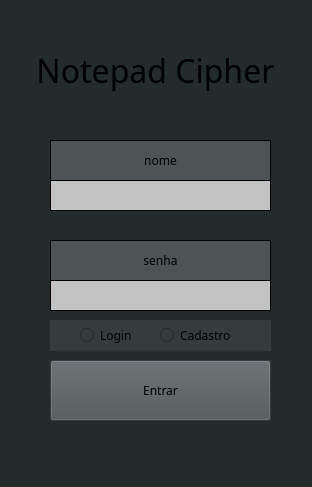
<?xml version="1.0" encoding="UTF-8"?>
<ui version="4.0">
 <class>MainWindow</class>
 <widget class="QMainWindow" name="MainWindow">
  <property name="geometry">
   <rect>
    <x>0</x>
    <y>0</y>
    <width>312</width>
    <height>487</height>
   </rect>
  </property>
  <property name="minimumSize">
   <size>
    <width>312</width>
    <height>487</height>
   </size>
  </property>
  <property name="maximumSize">
   <size>
    <width>312</width>
    <height>487</height>
   </size>
  </property>
  <property name="font">
   <font>
    <family>Arial Black</family>
   </font>
  </property>
  <property name="windowTitle">
   <string>MainWindow</string>
  </property>
  <widget class="QWidget" name="centralwidget">
   <property name="styleSheet">
    <string notr="true">background-color: #242b2d</string>
   </property>
   <widget class="QLabel" name="label_nome">
    <property name="geometry">
     <rect>
      <x>50</x>
      <y>140</y>
      <width>221</width>
      <height>41</height>
     </rect>
    </property>
    <property name="styleSheet">
     <string notr="true">background-color: rgb(76, 84, 86);
border: 1px solid black;
</string>
    </property>
    <property name="text">
     <string>nome</string>
    </property>
    <property name="alignment">
     <set>Qt::AlignCenter</set>
    </property>
   </widget>
   <widget class="QLabel" name="label_senha">
    <property name="geometry">
     <rect>
      <x>50</x>
      <y>240</y>
      <width>221</width>
      <height>41</height>
     </rect>
    </property>
    <property name="styleSheet">
     <string notr="true">background-color: rgb(76, 84, 86);
border: 1px solid black;
</string>
    </property>
    <property name="text">
     <string>senha</string>
    </property>
    <property name="alignment">
     <set>Qt::AlignCenter</set>
    </property>
   </widget>
   <widget class="QLineEdit" name="line_nome">
    <property name="geometry">
     <rect>
      <x>50</x>
      <y>180</y>
      <width>221</width>
      <height>31</height>
     </rect>
    </property>
    <property name="styleSheet">
     <string notr="true">background-color: rgb(195, 195, 195);
border: 1px solid black
</string>
    </property>
   </widget>
   <widget class="QLineEdit" name="line_senha">
    <property name="geometry">
     <rect>
      <x>50</x>
      <y>280</y>
      <width>221</width>
      <height>31</height>
     </rect>
    </property>
    <property name="styleSheet">
     <string notr="true">background-color: rgb(195, 195, 195);
border: 1px solid black
</string>
    </property>
   </widget>
   <widget class="QPushButton" name="button_login">
    <property name="geometry">
     <rect>
      <x>50</x>
      <y>360</y>
      <width>221</width>
      <height>61</height>
     </rect>
    </property>
    <property name="styleSheet">
     <string notr="true">background-color: rgb(76, 84, 86);</string>
    </property>
    <property name="text">
     <string>Entrar</string>
    </property>
   </widget>
   <widget class="QWidget" name="widget" native="true">
    <property name="geometry">
     <rect>
      <x>50</x>
      <y>320</y>
      <width>221</width>
      <height>31</height>
     </rect>
    </property>
    <property name="styleSheet">
     <string notr="true">background-color: rgb(54, 59, 61);
border-radius: 25px;</string>
    </property>
    <widget class="QRadioButton" name="radioButton_login">
     <property name="geometry">
      <rect>
       <x>30</x>
       <y>0</y>
       <width>81</width>
       <height>31</height>
      </rect>
     </property>
     <property name="text">
      <string>Login</string>
     </property>
    </widget>
    <widget class="QRadioButton" name="radioButton_cadastro">
     <property name="geometry">
      <rect>
       <x>110</x>
       <y>0</y>
       <width>81</width>
       <height>31</height>
      </rect>
     </property>
     <property name="text">
      <string>Cadastro</string>
     </property>
    </widget>
   </widget>
   <widget class="QLabel" name="label_logo">
    <property name="geometry">
     <rect>
      <x>10</x>
      <y>40</y>
      <width>291</width>
      <height>61</height>
     </rect>
    </property>
    <property name="font">
     <font>
      <family>Arial Black</family>
      <pointsize>24</pointsize>
      <weight>50</weight>
      <italic>false</italic>
      <bold>false</bold>
      <underline>false</underline>
      <strikeout>false</strikeout>
     </font>
    </property>
    <property name="text">
     <string>Notepad Cipher</string>
    </property>
    <property name="alignment">
     <set>Qt::AlignCenter</set>
    </property>
   </widget>
   <widget class="QLabel" name="label">
    <property name="geometry">
     <rect>
      <x>10</x>
      <y>430</y>
      <width>291</width>
      <height>31</height>
     </rect>
    </property>
    <property name="font">
     <font>
      <pointsize>19</pointsize>
     </font>
    </property>
    <property name="text">
     <string/>
    </property>
    <property name="alignment">
     <set>Qt::AlignCenter</set>
    </property>
   </widget>
  </widget>
 </widget>
 <resources/>
 <connections/>
</ui>
